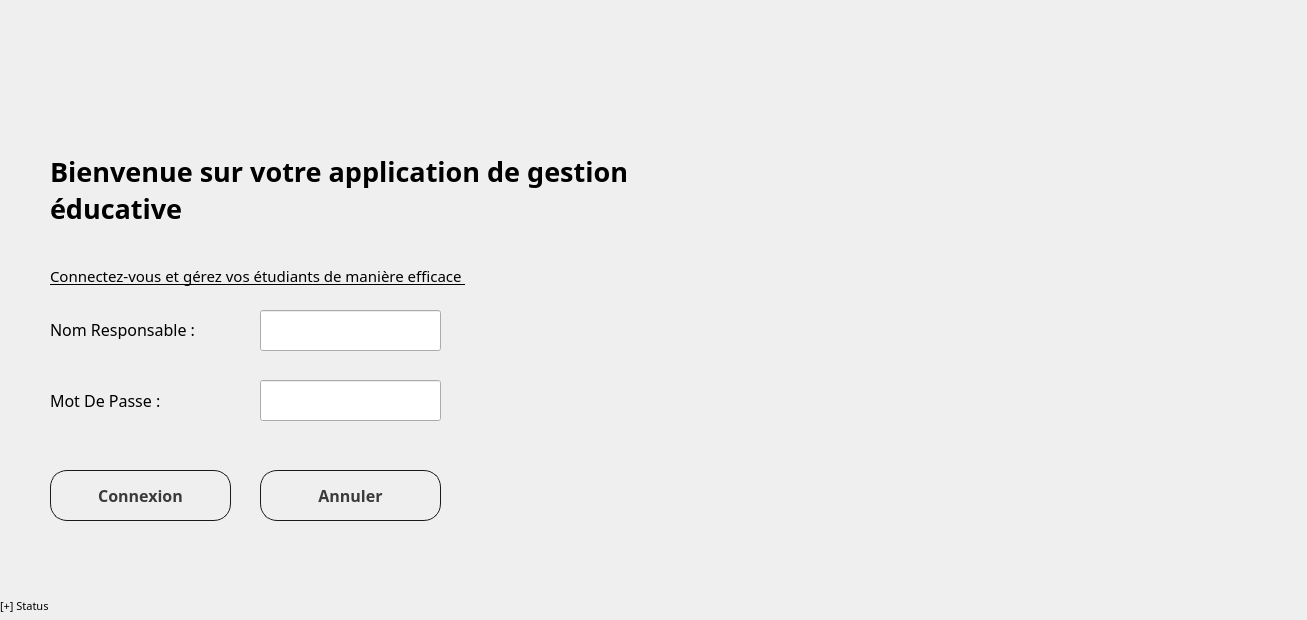
<?xml version="1.0" encoding="UTF-8"?>
<ui version="4.0">
 <class>Gestion_Etudiant</class>
 <widget class="QMainWindow" name="Gestion_Etudiant">
  <property name="geometry">
   <rect>
    <x>0</x>
    <y>0</y>
    <width>1307</width>
    <height>620</height>
   </rect>
  </property>
  <property name="font">
   <font>
    <family>Segoe UI Semibold</family>
   </font>
  </property>
  <property name="windowTitle">
   <string>Gestion_Etudiant</string>
  </property>
  <widget class="QWidget" name="centralwidget">
   <widget class="QLabel" name="label">
    <property name="geometry">
     <rect>
      <x>0</x>
      <y>590</y>
      <width>91</width>
      <height>31</height>
     </rect>
    </property>
    <property name="font">
     <font>
      <family>Cascadia Code SemiBold</family>
      <pointsize>8</pointsize>
     </font>
    </property>
    <property name="text">
     <string>[+] Status</string>
    </property>
   </widget>
   <widget class="QLabel" name="label_3">
    <property name="geometry">
     <rect>
      <x>50</x>
      <y>150</y>
      <width>601</width>
      <height>81</height>
     </rect>
    </property>
    <property name="font">
     <font>
      <family>Cascadia Code SemiBold</family>
      <pointsize>20</pointsize>
      <bold>true</bold>
     </font>
    </property>
    <property name="text">
     <string>&lt;html&gt;&lt;head/&gt;&lt;body&gt;&lt;p&gt;Bienvenue sur votre application de gestion éducative &lt;/p&gt;&lt;/body&gt;&lt;/html&gt;</string>
    </property>
    <property name="scaledContents">
     <bool>false</bool>
    </property>
    <property name="wordWrap">
     <bool>true</bool>
    </property>
   </widget>
   <widget class="QLabel" name="label_2">
    <property name="geometry">
     <rect>
      <x>50</x>
      <y>260</y>
      <width>581</width>
      <height>31</height>
     </rect>
    </property>
    <property name="font">
     <font>
      <family>Segoe Fluent Icons</family>
      <pointsize>11</pointsize>
      <italic>false</italic>
      <underline>true</underline>
      <strikeout>false</strikeout>
      <kerning>true</kerning>
     </font>
    </property>
    <property name="text">
     <string>Connectez-vous et gérez vos étudiants de manière efficace </string>
    </property>
   </widget>
   <widget class="QLabel" name="label_4">
    <property name="geometry">
     <rect>
      <x>50</x>
      <y>319</y>
      <width>191</width>
      <height>20</height>
     </rect>
    </property>
    <property name="font">
     <font>
      <family>Cascadia Code SemiBold</family>
      <pointsize>12</pointsize>
      <bold>false</bold>
     </font>
    </property>
    <property name="text">
     <string>Nom Responsable :</string>
    </property>
   </widget>
   <widget class="QLabel" name="label_5">
    <property name="geometry">
     <rect>
      <x>50</x>
      <y>390</y>
      <width>181</width>
      <height>20</height>
     </rect>
    </property>
    <property name="font">
     <font>
      <family>Cascadia Code SemiBold</family>
      <pointsize>12</pointsize>
      <bold>false</bold>
     </font>
    </property>
    <property name="text">
     <string>Mot De Passe :</string>
    </property>
   </widget>
   <widget class="QPushButton" name="pushButton_connexion">
    <property name="geometry">
     <rect>
      <x>50</x>
      <y>470</y>
      <width>181</width>
      <height>51</height>
     </rect>
    </property>
    <property name="font">
     <font>
      <family>Cascadia Code SemiBold</family>
      <pointsize>12</pointsize>
      <bold>true</bold>
     </font>
    </property>
    <property name="cursor">
     <cursorShape>PointingHandCursor</cursorShape>
    </property>
    <property name="styleSheet">
     <string notr="true">QPushButton {
    appearance: none;
    background-color: transparent;
    border: 1px solid #1A1A1A;
    border-radius: 17px;
    box-sizing: border-box;
    color: #3B3B3B;
    cursor: pointer;
    transition: all 300ms cubic-bezier(.23, 1, 0.32, 1);
    user-select: none;
    -webkit-user-select: none;
    touch-action: manipulation;
    will-change: transform;
}

QPushButton:disabled {
    pointer-events: none;
}

QPushButton:hover {
    color: #fff;
    background-color: #1A1A1A;
    box-shadow: rgba(0, 0, 0, 0.25) 0 8px 15px;
    transform: translateY(-2px) rotate(360deg); 
}

QPushButton:active {
    box-shadow: none;
    transform: translateY(0);
}
</string>
    </property>
    <property name="text">
     <string>Connexion</string>
    </property>
   </widget>
   <widget class="QPushButton" name="pushButton_Annuler">
    <property name="geometry">
     <rect>
      <x>260</x>
      <y>470</y>
      <width>181</width>
      <height>51</height>
     </rect>
    </property>
    <property name="font">
     <font>
      <family>Cascadia Code SemiBold</family>
      <pointsize>12</pointsize>
      <bold>true</bold>
     </font>
    </property>
    <property name="cursor">
     <cursorShape>PointingHandCursor</cursorShape>
    </property>
    <property name="styleSheet">
     <string notr="true">QPushButton {
    appearance: none;
    background-color: transparent;
    border: 1px solid #1A1A1A;
    border-radius: 17px;
    box-sizing: border-box;
    color: #3B3B3B;
    cursor: pointer;
    
   
   
   
    transition: all 300ms cubic-bezier(.23, 1, 0.32, 1);
    user-select: none;
    -webkit-user-select: none;
    touch-action: manipulation;
    will-change: transform;
}

QPushButton:disabled {
    pointer-events: none;
}

QPushButton:hover {
    color: #fff;
    background-color: #1A1A1A;
    box-shadow: rgba(0, 0, 0, 0.25) 0 8px 15px;
    transform: translateY(-2px) rotate(360deg); 
}

QPushButton:active {
    box-shadow: none;
    transform: translateY(0);
}
</string>
    </property>
    <property name="text">
     <string>Annuler</string>
    </property>
   </widget>
   <widget class="QLineEdit" name="lineEdit_Nom_Responsable">
    <property name="geometry">
     <rect>
      <x>260</x>
      <y>310</y>
      <width>181</width>
      <height>41</height>
     </rect>
    </property>
    <property name="font">
     <font>
      <family>Arial Black</family>
      <pointsize>10</pointsize>
      <bold>true</bold>
     </font>
    </property>
    <property name="styleSheet">
     <string notr="true"/>
    </property>
   </widget>
   <widget class="QLineEdit" name="lineEdit_motDePasse">
    <property name="geometry">
     <rect>
      <x>260</x>
      <y>380</y>
      <width>181</width>
      <height>41</height>
     </rect>
    </property>
    <property name="font">
     <font>
      <family>Arial Black</family>
      <pointsize>10</pointsize>
     </font>
    </property>
    <property name="echoMode">
     <enum>QLineEdit::Password</enum>
    </property>
   </widget>
   <widget class="QLabel" name="label_6">
    <property name="geometry">
     <rect>
      <x>380</x>
      <y>-60</y>
      <width>921</width>
      <height>991</height>
     </rect>
    </property>
    <property name="text">
     <string/>
    </property>
    <property name="pixmap">
     <pixmap>../../../Downloads/uwaaaaaaaaaaaaaaaaa.png</pixmap>
    </property>
   </widget>
   <widget class="QLabel" name="label_7">
    <property name="geometry">
     <rect>
      <x>10</x>
      <y>10</y>
      <width>501</width>
      <height>131</height>
     </rect>
    </property>
    <property name="text">
     <string/>
    </property>
    <property name="pixmap">
     <pixmap>../../../Pictures/logo.png</pixmap>
    </property>
   </widget>
  </widget>
 </widget>
 <resources/>
 <connections/>
</ui>
